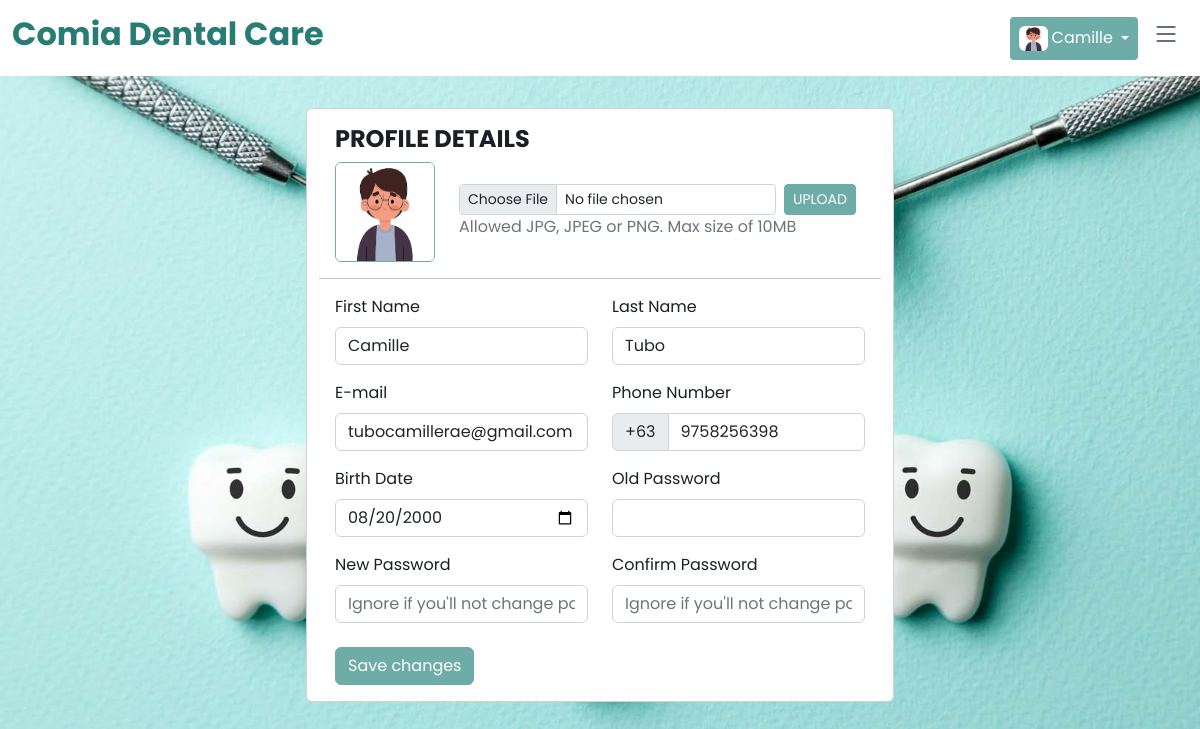
Screenshot of /profile.php (signed in) with the database file from the repository.
### tables this page shows
CREATE TABLE `tbl_user` (
  `user_id` int(11) NOT NULL,
  `firstname` varchar(255) DEFAULT NULL,
  `lastname` varchar(255) DEFAULT NULL,
  `contact` varchar(255) DEFAULT NULL,
  `email` varchar(255) DEFAULT NULL,
  `password` varchar(255) DEFAULT NULL,
  `verified` varchar(255) DEFAULT NULL,
  `vkey` varchar(255) DEFAULT NULL,
  `profile_image` varchar(255) DEFAULT NULL,
  `birthdate` date NOT NULL
);

### profile.php (the view, shortened to what this page needs)
<?php
include './database/config.php';
include './components/header.php';
if(!isset($_SESSION['user_id'])) {
    ?>
<script>
location.href = 'login.php';
</script>
<?php
} else {
    $user_id = $_SESSION['user_id'];
    $get_account = mysqli_query($conn, "SELECT * FROM tbl_user WHERE user_id = $user_id");
    $row = mysqli_fetch_array($get_account);
}
?>
<section class="mt-5 mx-4">
    <div class="row d-flex justify-content-center">
        <div class="card col-sm-10 col-md-8 col-lg-6">
            <div class="card-body">
                <h4 class="fw-bold text-uppercase">Profile Details</h4>
                <div class="d-flex align-items-start align-items-sm-center gap-4">
                    <div class="d-flex flex-column gap-2">
                        <img style="border: 1px solid #6eada7;"
                            src="./assets/img/profile_image/<?= $row['profile_image'] ?>" alt="user-avatar"
                            class="d-block rounded" height="100" width="100" id="uploadedAvatar" />
                    </div>
                    <div class="button-wrapper">
                        <form id="update_image">
                            <div class="d-flex flex-column flex-sm-row gap-2">
                                <input class="form-control form-control-sm w-100 w-sm-75" type="file" id="profile_image"
                                    name="profile_image" required>
                                <button type="submit" class="btn btn-primary btn-sm custom_btn">UPLOAD</button>
                            </div>
                        </form>
                        <p class="text-muted mb-0">Allowed JPG, JPEG or PNG. Max size of 10MB</p>
                    </div>
                </div>
            </div>
            <hr class="my-0">
            <div class="card-body">
                <form id="formAccountSettings">
                    <div class="row">
                        <div class="mb-3 col-md-6">
                            <label for="firstName" class="form-label">First Name</label>
                            <input class="form-control" type="text" id="firstName" name="firstName"
                                value="<?= $row['firstname'] ?>" autofocus required />
                        </div>
                        <div class="mb-3 col-md-6">
                            <label for="lastName" class="form-label">Last Name</label>
                            <input class="form-control" type="text" name="lastName" id="lastName"
                                value="<?= $row['lastname'] ?>" required />
                        </div>
                        <div class="mb-3 col-md-6">
                            <label for="email" class="form-label">E-mail</label>
                            <input class="form-control" type="text" id="email" name="email" value="<?= $row['email'] ?>"
                                placeholder="john.doe@example.com" required />
                        </div>
                        <div class="mb-3 col-md-6">
                            <label class="form-label" for="phoneNumber">Phone Number</label>
                            <div class="input-group input-group-merge">
                                <span class="input-group-text">+63</span>
                                <input type="text" id="phoneNumber" name="phoneNumber" class="form-control"
                                    placeholder="9992736514" value="<?= $row['contact'] ?>" required />
                            </div>
                        </div>
                        <div class="mb-3 col-md-6">
                            <label for="state" class="form-label">Birth Date</label>
                            <input class="form-control" type="date" id="bday" name="bday"
                                value="<?= $row['birthdate'] ?>" required />
                        </div>
                        <div class="mb-3 col-md-6">
                            <label for="state" class="form-label">Old Password</label>
                            <input class="form-control" type="password" id="old_pass" name="old_pass" required />
                        </div>
                        <div class="mb-3 col-md-6">
                            <label for="state" class="form-label">New Password</label>
                            <input class="form-control" type="password" id="new_pass" name="new_pass"
                                placeholder="Ignore if you'll not change password"
                                pattern="(?=.*\d)(?=.*[a-z])(?=.*[A-Z]).{8,}"
                                title="Must contain at least one number and one uppercase and lowercase letter, and at least 8 or more characters" />
                        </div>
                        <div class="mb-3 col-md-6">
                            <label for="state" class="form-label">Confirm Password</label>
                            <input class="form-control" type="password" id="c_pass" name="c_pass"
                                placeholder="Ignore if you'll not change password"
                                pattern="(?=.*\d)(?=.*[a-z])(?=.*[A-Z]).{8,}"
                                title="Must contain at least one number and one uppercase and lowercase letter, and at least 8 or more characters" />
                        </div>
                    </div>
                    <div class="mt-2">
                        <button type="submit" class="btn btn-primary me-2 custom_btn" id="form_update_btn">Save
                            changes</button>
                    </div>
                </form>
            </div>
        </div>
    </div>
</section>
<?php include './components/bottom.php'; ?>

### components/header.php (shortened to what this page needs)
<!DOCTYPE html>
<html lang="en">
<head>
    <link href="assets/vendor/bootstrap/css/bootstrap.min.css" rel="stylesheet">
    <link href="assets/vendor/bootstrap-icons/bootstrap-icons.css" rel="stylesheet">
    <link href="assets/vendor/aos/aos.css" rel="stylesheet">
    <link href="assets/vendor/glightbox/css/glightbox.min.css" rel="stylesheet">
    <link href="assets/vendor/swiper/swiper-bundle.min.css" rel="stylesheet">
    <link href="assets/css/variables.css" rel="stylesheet">
    <link rel="stylesheet" href="https://cdnjs.cloudflare.com/ajax/libs/font-awesome/6.2.1/css/all.min.css"
 />
    <link href="assets/css/main.css" rel="stylesheet">
    <link rel="stylesheet" type="text/css" href="./assets/slick-1.8.1/slick/slick.css"/>
    <link rel="stylesheet" type="text/css" href="./assets/slick-1.8.1/slick/slick-theme.css"/>
    <link rel="stylesheet" href="https://cdn.datatables.net/1.13.1/css/jquery.dataTables.min.css">
</head>
<body>
    <header id="header" class="header fixed-top bg-white" data-scrollto-offset="0">
        <div class="container-fluid d-flex align-items-center justify-content-between">
            <a href="index.php" class="logo d-flex align-items-center scrollto me-auto me-lg-0">
                <h1 class="d-none d-sm-block" style="font-weight: bold !important; color: #277c75 !important;">Comia
                    Dental Care</h1>
            </a>
            <nav id="navbar" class="navbar ">
                <i class="bi bi-list mobile-nav-toggle d-none"></i>
            </nav>
            <?php
            if(!isset($_SESSION['user_id'])) {
            ?>
            <a class="btn-getstarted scrollto" href="login.php">Login</a>
            <?php
            } else {
                $user_id = $_SESSION['user_id'];
                $get_account = mysqli_query($conn, "SELECT * FROM tbl_user WHERE user_id = $user_id");
                $row = mysqli_fetch_array($get_account);
            ?>
            <div class="dropdown">
                <a class="btn dropdown-toggle btn-getstarted scrollto d-flex align-items-center gap-1 px-2" href="#" role="button" data-bs-toggle="dropdown" aria-expanded="false">
                    <div class="rounded" style="height: 25px; overflow: hidden;">
                    <img class="h-100" src="./assets/img/profile_image/<?= $row['profile_image'] ?>" alt="">
                    </div>
                    <?php echo $_SESSION['fname']; ?>
                </a>
            </div>
            <?php
            }
            ?>
        </div>
    </header>

### assets/css/variables.css (style rules this page uses)
:root { --font-default: 'Poppins', sans-serif; --font-primary: 'Poppins', sans-serif; --font-secondary: 'Poppins', sans-serif; --color-default: #1a1f24; --color-default-rgb: 26, 31, 36; --color-links: #6eada7; --color-links-hover: #2a6861; --color-primary: #6eada7; --color-primary-light: #2a6861; --color-primary-dark: #2a6861; --color-primary-rgb: 14, 162, 189; --color-primary-light-rgb: 30, 195, 224; --color-primary-dark-rgb: 1, 137, 161; --color-secondary: #485664; --color-secondary-light: #8f9fae; --color-secondary-dark: #3a4753; --color-secondary-rgb: 72, 86, 100; --color-secondary-light-rgb: 143, 159, 174; --color-secondary-dark-rgb: 58, 71, 83; --color-blue: #0d6efd; --color-blue-rgb: 13, 110, 253; --color-indigo: #6610f2; --color-indigo-rgb: 102, 16, 242; --color-purple: #6f42c1; --color-purple-rgb: 111, 66, 193; --color-pink: #f3268c; --color-pink-rgb: 243, 38, 140; --color-red: #df1529; --color-red-rgb: 223, 21, 4; --color-orange: #fd7e14; --color-orange-rgb: 253, 126, 20; --color-yellow: #ffc107; --color-yellow-rgb: 255, 193, 7; --color-green: #059652; --color-green-rgb: 5, 150, 82; --color-teal: #20c997; --color-teal-rgb: 32, 201, 151; --color-cyan: #0dcaf0; --color-cyan-rgb: 13, 202, 240; --color-white: #ffffff; --color-white-rgb: 255, 255, 255; --color-gray: #6c757d; --color-gray-rgb: 108, 117, 125; --color-black: #000000; --color-black-rgb: 0, 0, 0; }
:root { --bs-blue: var(--color-blue); --bs-indigo: var(--color-indigo); --bs-purple: var(--color-purple); --bs-pink: var(--color-pink); --bs-red: var(--color-red); --bs-orange: var(--color-orange); --bs-yellow: var(--color-yellow); --bs-green: var(--color-green); --bs-teal: var(--color-teal); --bs-cyan: var(--color-cyan); --bs-white: var(--color-white); --bs-gray: var(--color-gray); --bs-gray-dark: #343a40; --bs-gray-100: #f8f9fa; --bs-gray-200: #e9ecef; --bs-gray-300: #dee2e6; --bs-gray-400: #ced4da; --bs-gray-500: #adb5bd; --bs-gray-600: #6c757d; --bs-gray-700: #495057; --bs-gray-800: #343a40; --bs-gray-900: #212529; --bs-primary: var(--color-blue); --bs-secondary: var(--color-blue); --bs-success: #198754; --bs-info: #0dcaf0; --bs-warning: #ffc107; --bs-danger: #dc3545; --bs-light: #f8f9fa; --bs-dark: #212529; --bs-primary-rgb: var(--color-primary-rgb); --bs-secondary-rgb: var(--color-secondary-rgb); --bs-success-rgb: 25, 135, 84; --bs-info-rgb: 13, 202, 240; --bs-warning-rgb: 255, 193, 7; --bs-danger-rgb: 220, 53, 69; --bs-light-rgb: 248, 249, 250; --bs-dark-rgb: 33, 37, 41; --bs-white-rgb: var(--color-white-rgb); --bs-black-rgb: var(--color-black-rgb); --bs-body-color-rgb: var(--color-default-rgb); --bs-body-bg-rgb: 255, 255, 255; --bs-font-sans-serif: var(--font-default); --bs-font-monospace: SFMono-Regular, Menlo, Monaco, Consolas, "Liberation Mono", "Courier New", monospace; --bs-gradient: linear-gradient(180deg, rgba(255, 255, 255, 0.15), rgba(255, 255, 255, 0)); --bs-body-font-family: var(--font-default); --bs-body-font-size: 1rem; --bs-body-font-weight: 400; --bs-body-line-height: 1.5; --bs-body-color: var(--color-default); --bs-body-bg: #fff; }
.bg-white { background-color: var(--color-white) !important; }

### assets/css/main.css (style rules this page uses)
:root { scroll-behavior: smooth; }
a { color: var(--color-links); text-decoration: none; }
h1, h2, h3, h4, h5, h6 { font-family: 'Poppins', sans-serif; }
section { padding: 60px 0; overflow: hidden; }
.header { padding: 15px 0; transition: all 0.5s; z-index: 997; }
.header .logo h1 { font-size: 32px; font-weight: 300; color: var(--color-secondary); font-family: 'Poppins', sans-serif; }
.header .btn-getstarted, .header .btn-getstarted:focus { font-size: 16px; color: var(--color-white); background: var(--color-primary); padding: 8px 23px; border-radius: 4px; transition: 0.3s; font-family: 'Poppins', sans-serif; }
@media (max-width: 1279px) { .header .btn-getstarted, .header .btn-getstarted:focus { margin-right: 50px; } }
@media (max-width: 1279px) { .navbar { position: fixed; top: 0; left: -100%; width: calc(100% - 70px); bottom: 0; transition: 0.3s; z-index: 9997; } }
@media (max-width: 1279px) { .mobile-nav-toggle { display: block !important; color: var(--color-secondary); font-size: 28px; cursor: pointer; line-height: 0; transition: 0.5s; position: fixed; top: 20px; z-index: 9999; right: 20px; } }

### profile.php (style rules this page uses)
body { background-image: url('assets/img/dental.jpg'); background-attachment: fixed; background-size: cover; }
.custom_btn { background: #6eada7 !important; border-color: #6eada7 !important; }

### rows the page displays
tbl_user: profile_image (placeholder picture), firstName "Camille", lastName "Tubo", email "tubocamillerae@gmail.com", phoneNumber "9758256398", bday "08/20/2000"

### other values shown
$_SESSION['fname'] "Camille"
